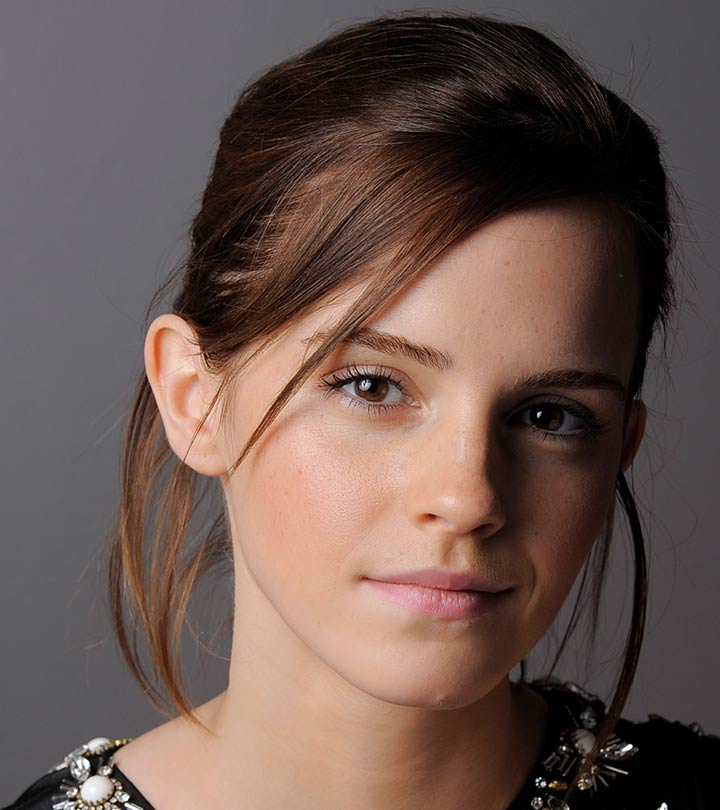
#> input picture Example Codes/Images/emma.jpg, 720 x 810 px, found by its file name
$ jupyter execute intensity_transforms.ipynb
#> lines starting #> are read from the running program, lines starting #| are printed output that depends on the picture
[cell 1]
import cv2 as cv
import numpy as np
import matplotlib.pyplot as plt

[cell 2]
f = cv.imread('images/emma.jpg',cv.IMREAD_GRAYSCALE)
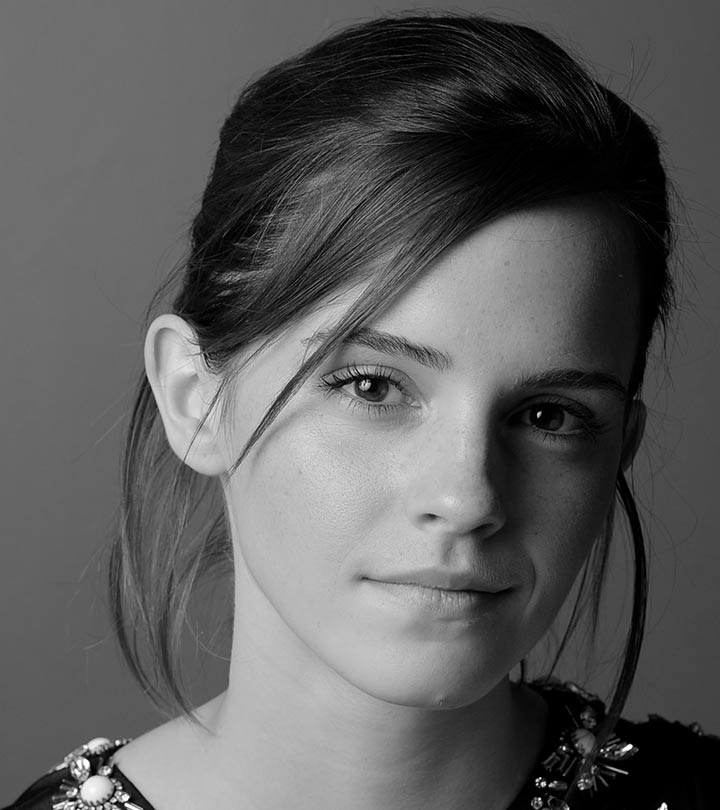
#> f: shape (810, 720); min 0, max 255, mean 92.3
fig,ax = plt.subplots(1,2,figsize=(5,5))
ax[0].imshow(f,cmap='gray')
t = np.arange(256,dtype=np.uint8)
#g = t[f]
g = cv.LUT(f,t)
ax[1].imshow(g,cmap='gray')
for a in ax:
    a.axis('off')
plt.show()

[cell 3]
# Negative Transformation
f = cv.imread('images/emma.jpg',cv.IMREAD_GRAYSCALE)
fig,ax = plt.subplots(1,2,figsize=(5,5))
ax[0].imshow(f,cmap='gray')
t = np.arange(255,-1,-1,dtype=np.uint8)
#print(t)
#g = t[f]
g = cv.LUT(f,t)
ax[1].imshow(g,cmap='gray')
for a in ax:
    a.axis('off')
plt.show()
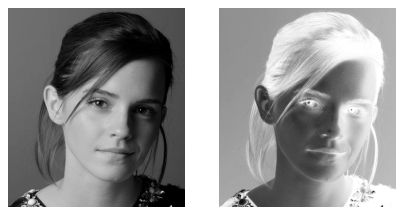
#> figure drawn by matplotlib, 2 panels

[cell 4]
# Negative Transformation
f = cv.imread('images/Fig0304(a)(breast_digital_Xray).tif',cv.IMREAD_GRAYSCALE)
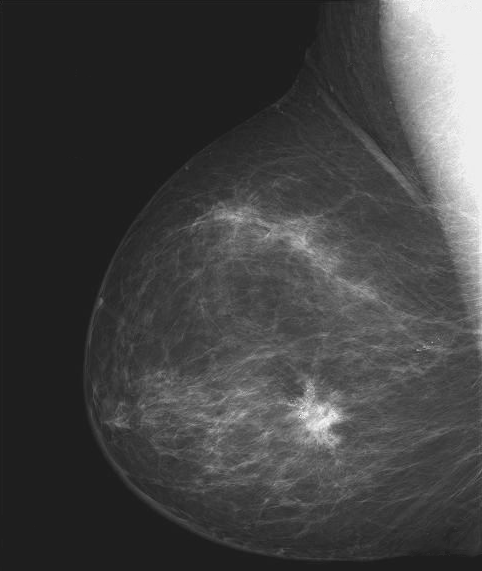
#> input picture Example Codes/Images/Fig0304(a)(breast_digital_Xray).tif, 482 x 571 px, found by its file name
#> f is the input picture: shape (571, 482); min 21, max 255, mean 66.7
fig,ax = plt.subplots(1,2,figsize=(10,10))
ax[0].imshow(f,cmap='gray')
t = np.arange(255,-1,-1,dtype=np.uint8)
g = cv.LUT(f,t)
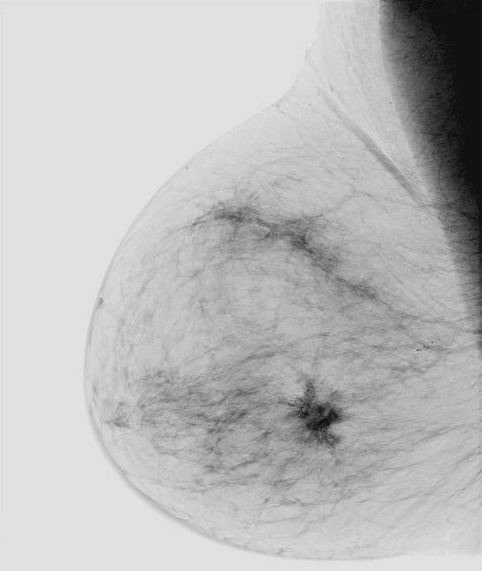
#> g: shape (571, 482); min 0, max 234, mean 188.3
ax[1].imshow(g,cmap='gray')
for a in ax:
    a.axis('off')
plt.show()

[cell 5]
#Intensity Windowing

c = np.array([(100,50),(150,200)])

t1 = np.linspace(0,c[0,1],c[0,0]+1-0).astype('uint8')
#print(t1)

t2 = np.linspace(c[0,1]+1,c[1,1],c[1,0]-c[0,0]).astype('uint8')
#print(t2)

t3 = np.linspace(c[1,1]+1,255,255-c[1,0]).astype('uint8')
#print(t3)

transform = np.concatenate((t1,t2),axis=0).astype('uint8')
transform = np.concatenate((transform,t3),axis=0).astype('uint8')
#print(len(transform))

f = cv.imread('images/emma.jpg',cv.IMREAD_GRAYSCALE)
fig,ax = plt.subplots(1,2,figsize=(5,5))
ax[0].imshow(f,cmap='gray')

g = cv.LUT(f,transform)
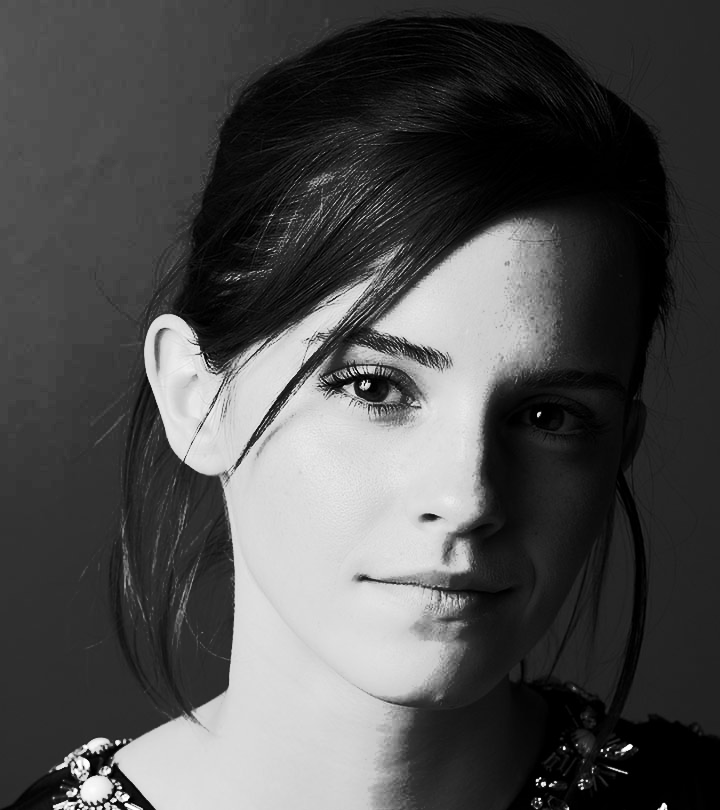
#> g: shape (810, 720); min 0, max 255, mean 77.7

ax[1].imshow(g,cmap='gray')
for a in ax:
    a.axis('off')
plt.show()

[cell 6]
f = cv.imread('Images/Fig0309(a)(washed_out_aerial_image).tif',cv.IMREAD_GRAYSCALE)
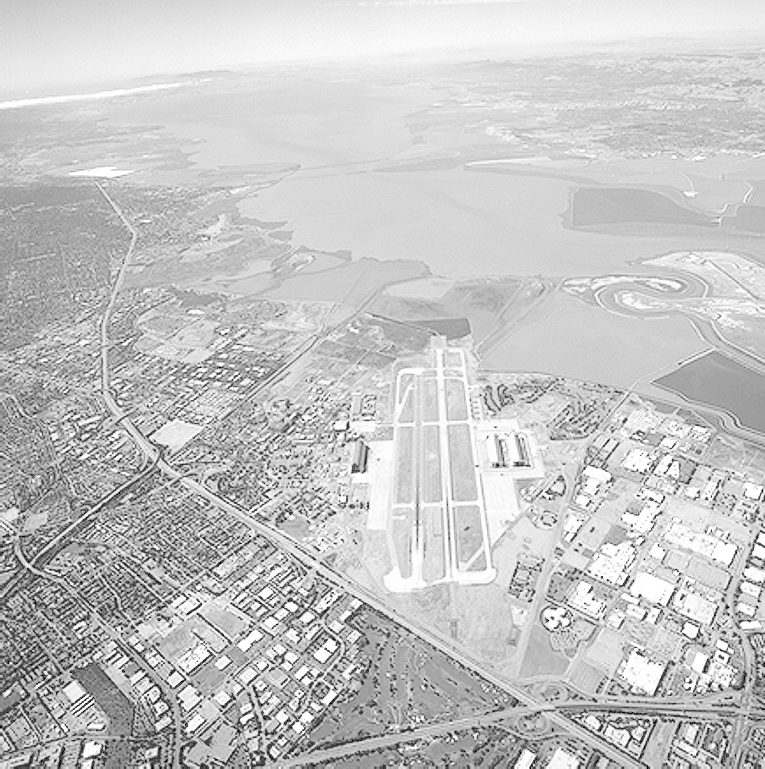
#> input picture Example Codes/Images/Fig0309(a)(washed_out_aerial_image).tif, 765 x 769 px
#> f is the input picture: shape (769, 765); min 0, max 255, mean 197.1
assert f is not None

gamma1 = 0.5
t1 = np.array([(i/255)**gamma1*255 for i in range(256)],dtype=np.uint8)
g1 = cv.LUT(f,t1)
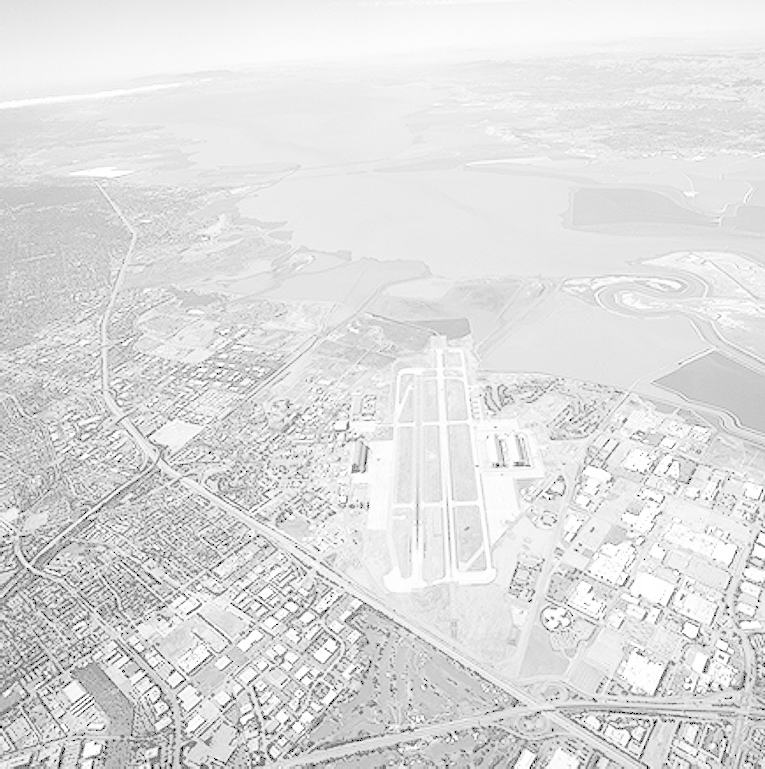
#> g1: shape (769, 765); min 0, max 255, mean 222

gamma2 = 3
t2 = np.array([(i/255)**gamma2*255 for i in range(256)],dtype=np.uint8)
g2 = cv.LUT(f,t2)
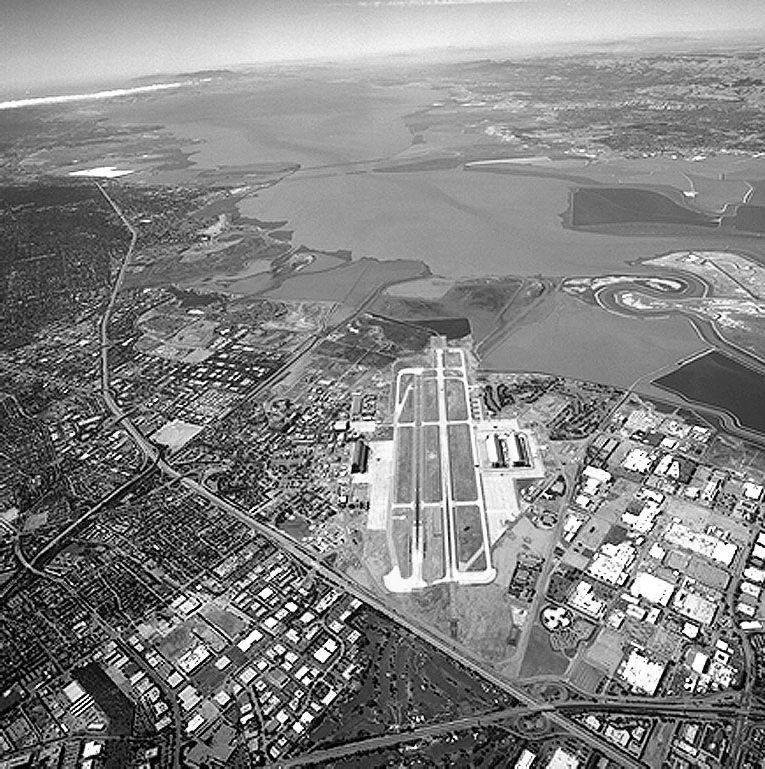
#> g2: shape (769, 765); min 0, max 255, mean 131

fig,ax = plt.subplots(1,3,figsize=(10,10))
ax[0].imshow(f,cmap='gray')
ax[0].set_title('Original')
ax[1].imshow(g1,cmap='gray')
ax[1].set_title(f'Transformed with $\gamma$ = {gamma1}')
ax[2].imshow(g2,cmap='gray')
ax[2].set_title(f'Transformed with $\gamma$ = {gamma2}')
for a in ax:
    a.axis('off')
plt.show()

[cell 7]
# Histrogram Equalization

f = cv.imread("Images/shells.tif",cv.IMREAD_GRAYSCALE)
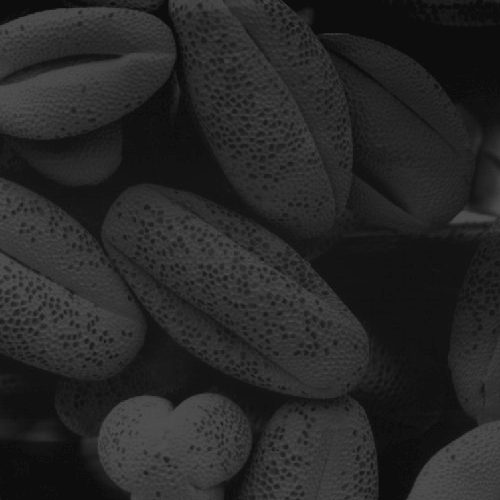
#> input picture Example Codes/Images/shells.tif, 500 x 500 px
#> f is the input picture: shape (500, 500); min 13, max 83, mean 38.7
g = cv.equalizeHist(f)
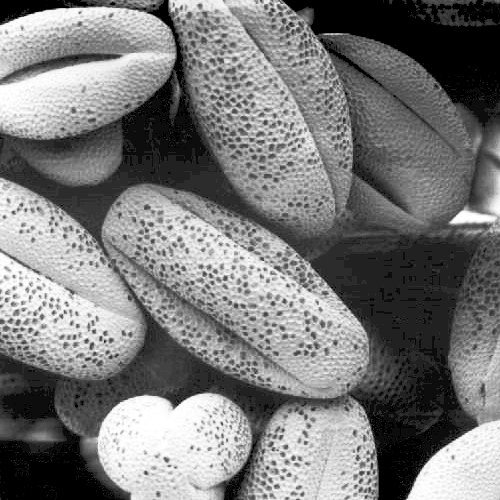
#> g: shape (500, 500); min 0, max 255, mean 121.5

fig,ax = plt.subplots(1,2,figsize=(10,10))
ax[0].imshow(f,cmap='gray', vmin=0,vmax=255)
ax[0].set_title('Original')
ax[1].imshow(g,cmap='gray', vmin=0,vmax=255)
ax[1].set_title('Equalized')

for a in ax:
    a.axis('off')
plt.show()
